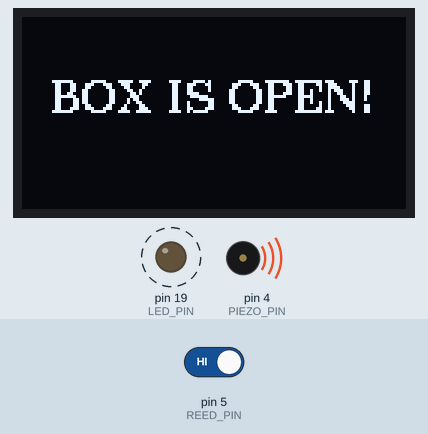
The sketch below on a simulated Arduino Uno, built with avr-gcc and run on an emulated ATmega328P. Parts: 128×64 one-colour display, output pins drawn as LEDs (lit = HIGH), buzzer (waves = sounding). Dashed ring = blinking. The test bench sets the inputs (shaded band); at power-on: pin 5 (REED_PIN) HIGH.

Above: at 1.2 s.
1.3 s: pin 5 (REED_PIN) driven LOW
At 2.9 s:
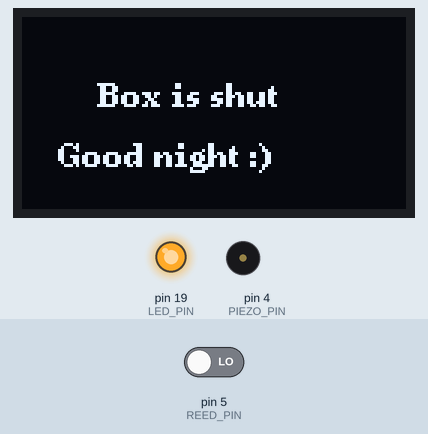
At 3.9 s:
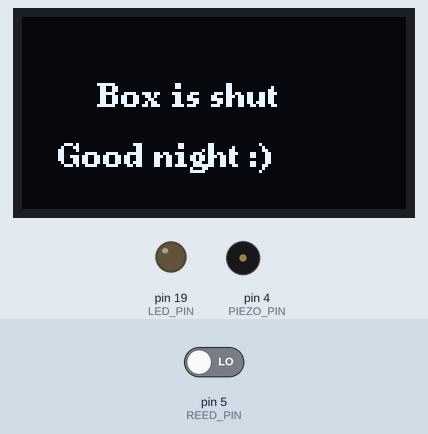
4.3 s: pin 5 (REED_PIN) driven HIGH
At 4.47 s:
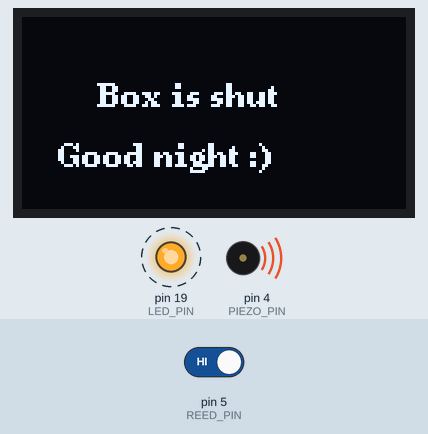
Timing chart, 0 to 12.4 s (numbered marks = the images above; inputs shaded):
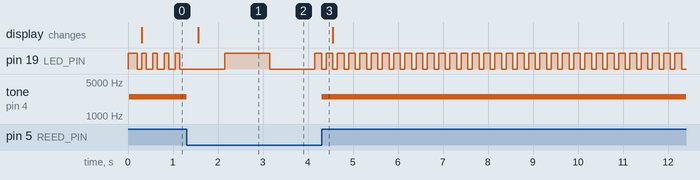

The sketch:

box_code_v1_led_OLED.ino
```cpp
/*  Punishment box v3  –  buzzer, LED (GPIO 19), OLED status (I²C 0x3C)  */
#include <Arduino.h>
#include <Wire.h>
#include <U8g2lib.h>

/* -------- Pins & timing constants -------- */
constexpr uint8_t PIEZO_PIN   = 4;      // passive PT-2726PQ
constexpr uint8_t REED_PIN    = 5;      // reed switch (LOW = lid shut)
constexpr uint8_t LED_PIN     = 19;     // slow/fast blink
constexpr uint16_t BUZZ_HZ    = 2500;   // alarm frequency
constexpr uint32_t ALARM_MS   = 60'000; // 60-second punishment
constexpr uint32_t DEBOUNCE_MS = 10;    // reed debounce
constexpr uint32_t BLINK_SLOW = 1'000;  // ms per toggle
constexpr uint32_t BLINK_FAST =   100;  // ms per toggle

/* -------- 128×64 I²C OLED on 0x3C -------- */
U8G2_SSD1306_128X64_NONAME_F_HW_I2C u8g2(
    U8G2_R0,            // rotation
    /* reset = */ U8X8_PIN_NONE   // SSD1306 reset pin tied high on most modules
);

/* -------- State variables -------- */
bool      alarmActive  = false;
uint32_t  alarmStartMS = 0;
uint32_t  lastOpenMS   = 0;

bool      ledState     = false;
uint32_t  lastBlinkMS  = 0;
uint32_t  lastScreenMS = 0;

void setup() {
  pinMode(REED_PIN, INPUT_PULLUP);
  pinMode(LED_PIN,  OUTPUT);

  /* Pre-allocate LEDC channel so first real tone() has zero lag */
  tone(PIEZO_PIN, BUZZ_HZ, 5);
  noTone(PIEZO_PIN);

  /* ---- OLED ---- */
  Wire.begin();                            // SDA 21, SCL 22
  u8g2.begin();
  u8g2.setI2CAddress(0x3C << 1);           // << 1 → 8-bit form for U8g2
  u8g2.setFont(u8g2_font_ncenB08_tr);
}

void loop() {
  uint32_t now       = millis();
  bool lidOpenRaw    = digitalRead(REED_PIN);          // HIGH = lid open
  static bool lidOpen = false;

  /* ---- debounce ---- */
  if (lidOpenRaw && !lidOpen) {
      if (now - lastOpenMS >= DEBOUNCE_MS) lidOpen = true;
  } else if (!lidOpenRaw) {
      lidOpen = false;
      lastOpenMS = now;
  }

  /* ---- alarm control ---- */
  if (!alarmActive && lidOpen) {
      alarmActive  = true;
      alarmStartMS = now;
      tone(PIEZO_PIN, BUZZ_HZ);
  }
  if (alarmActive) {
      bool timeout = (now - alarmStartMS >= ALARM_MS);
      bool lidShut = !lidOpen;
      if (timeout || lidShut) {
          noTone(PIEZO_PIN);
          alarmActive = false;
      }
  }

  /* ---- LED blink ---- */
  uint32_t period = alarmActive ? BLINK_FAST : BLINK_SLOW;
  if (now - lastBlinkMS >= period) {
      ledState = !ledState;
      digitalWrite(LED_PIN, ledState);
      lastBlinkMS = now;
  }

  /* ---- OLED update (every 250 ms) ---- */
  if (now - lastScreenMS >= 250) {
      lastScreenMS = now;
      u8g2.clearBuffer();
      if (alarmActive) {
          u8g2.setFont(u8g2_font_ncenB10_tr);
          u8g2.drawStr(10, 32, "BOX IS OPEN!");
      } else {
          u8g2.setFont(u8g2_font_ncenB08_tr);
          u8g2.drawStr(25, 30, "Box is shut");
          u8g2.drawStr(12, 50, "Good night :)");
      }
      u8g2.sendBuffer();
  }
}
```

Measured:
- after the input at 1.3 s, tone on pin 4 (PIEZO_PIN): 2500 Hz → silent at once; the display: changes after 0.26 s (image 1)
- after the input at 4.3 s, pin 19 (LED_PIN): alternates HIGH for 0.15 s and LOW for 0.10 s, starting at once; tone on pin 4 (PIEZO_PIN): silent → 2500 Hz at once
